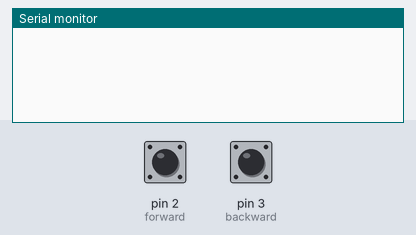
The sketch below on a simulated Arduino Uno, built with avr-gcc and run on an emulated ATmega328P. Parts: the last lines printed to the serial monitor. The test bench sets the inputs (shaded band); at power-on: pin 2 (forward) HIGH, pin 3 (backward) HIGH.

Above: at 1.2 s.
1.3 s: pin 2 (forward) pulled LOW for 0.15 s
At 2.5 s:
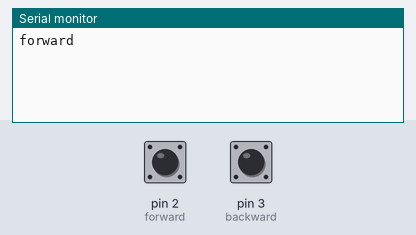
2.9 s: pin 3 (backward) pulled LOW for 0.15 s
At 4.0 s:
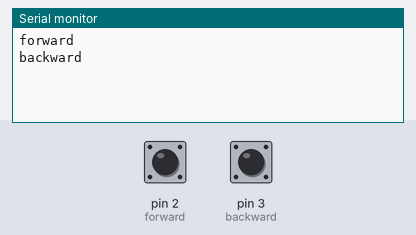

Measured:
- after the input at 1.3 s, the serial monitor: prints a new line at once (image 1)
- after the input at 2.9 s, the serial monitor: prints a new line at once (image 2)

The sketch:

control_switchTrackLoop.ino
```cpp
//switch
volatile int forward=2;
volatile int backward=3;

//---------------- Functions
void interRed(){
  static unsigned long lastRed=0;
  unsigned long currentRed = millis();
  if (currentRed - lastRed >200){
    Serial.println("forward");
  }
  lastRed=currentRed;
}
void interGreen(){
  static unsigned long lastGreen=0;
  unsigned long currentGreen = millis();
  if (currentGreen - lastGreen >200){
    Serial.println("backward");
    }
  lastGreen=currentGreen;
}
//---------------- Functions

void setup() {
  // put your setup code here, to run once:
  Serial.begin(9600);

  //SWITCH
  pinMode(forward, INPUT_PULLUP);
  pinMode(backward, INPUT_PULLUP);
}

void loop() {
  if (digitalRead(forward)==LOW){
    interRed();
  }
  if (digitalRead(backward)==LOW){
    interGreen();
  }
}
```
